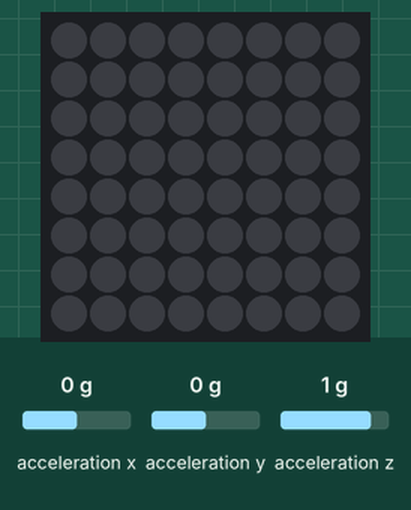
This program was run on a simulated Raspberry Pi (BCM pin numbers) with a Sense HAT. Parts: the Sense HAT's 8×8 RGB LED matrix. Inputs (shaded band) come from the test bench; at power-on: acceleration x 0 g, acceleration y 0 g, acceleration z 1 g. Speech is not drawn; the words are listed on the console.

Above: at 1.2 s.
1.3 s: acceleration x set to 0.9 g
2.8 s: acceleration x set to 1.2 g
At 3.2 s:
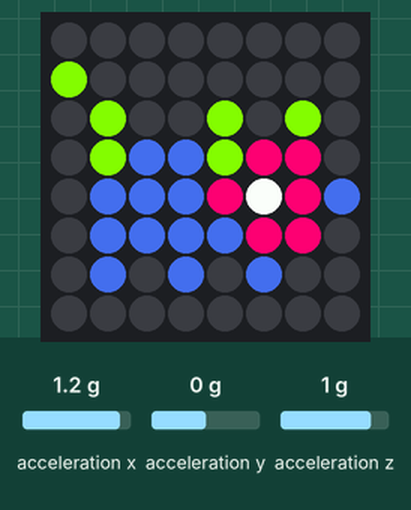
At 3.7 s:
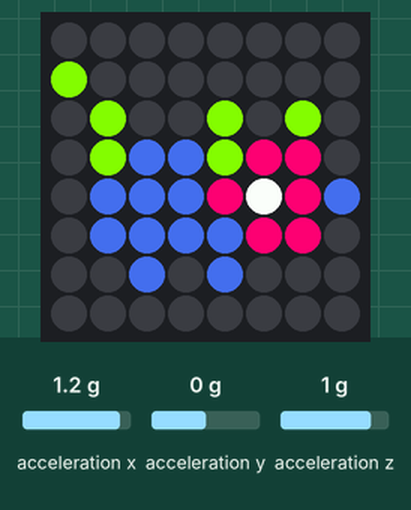
Timing chart, 0 to 5.8 s (numbered marks = the images above; inputs shaded):
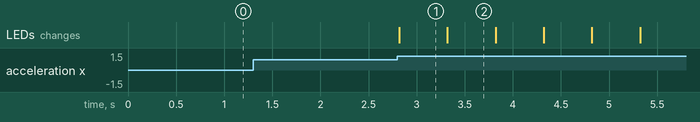

The program:

space-pet.py
```python
from sense_hat import SenseHat
import time
import os

sense = SenseHat()

g = (130, 248, 25) # light green
b = (62, 95, 203) # dark blue
p = (255, 28, 119) # reddish pink
w = (255, 255, 255) # white
e = (0, 0, 0) # empty

pet1 = [
    e, e, e, e, e, e, e, e,
    g, e, e, e, e, e, e, e,
    e, g, e, e, g, e, g, e,
    e, g, b, b, g, p, p, e,
    e, b, b, b, p, w, p, b,
    e, b, b, b, b, p, p, e,
    e, b, e, b, e, b, e, e,
    e, e, e, e, e, e, e, e,
    ]

pet2 = [
    e, e, e, e, e, e, e, e,
    g, e, e, e, e, e, e, e,
    e, g, e, e, g, e, g, e,
    e, g, b, b, g, p, p, e,
    e, b, b, b, p, w, p, b,
    e, b, b, b, b, p, p, e,
    e, e, b, e, b, e, e, e,
    e, e, e, e, e, e, e, e,
    ]

def sleep():
    sense.clear()

def walk():
    os.system('flite -t "Hello everyone!" &')
    for i in range(10):
        sense.set_pixels(pet1)
        time.sleep(0.5)
        sense.set_pixels(pet2)
        time.sleep(0.5)
    sleep()

while True:
    x, y, z = sense.get_accelerometer_raw().values()
    if x>1 or y>1 or z>1:
        walk()
```

Measured:
- the behaviour switches between 1 and 1.1 g on acceleration x (found by bisection; images 0 and 1)
- after the input at 1.3 s, every drawn part: stays the same
- after the input at 2.8 s, the LEDs: change at once (image 1)
- what the display in image 1 shows lasts 0.5 s, from 2.8 s to 3.3 s
